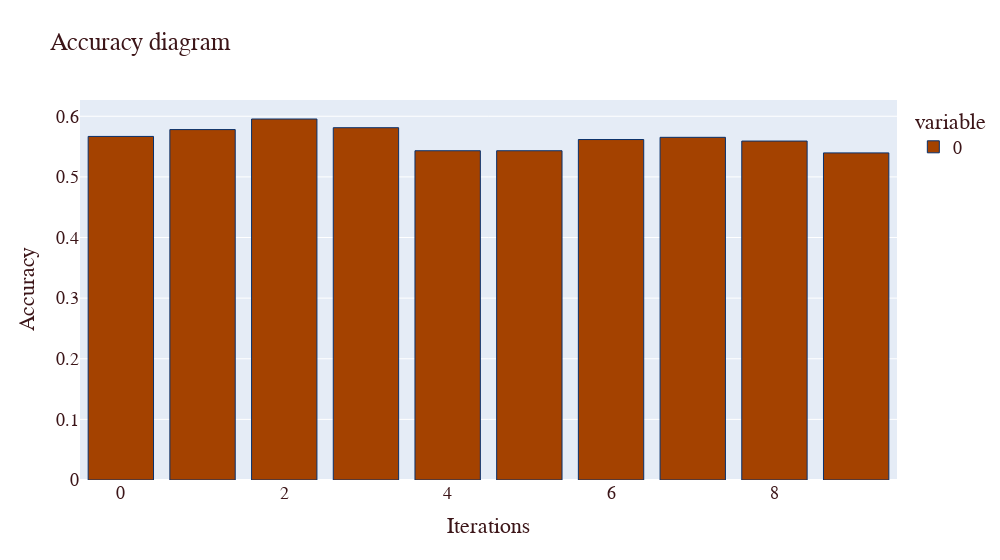
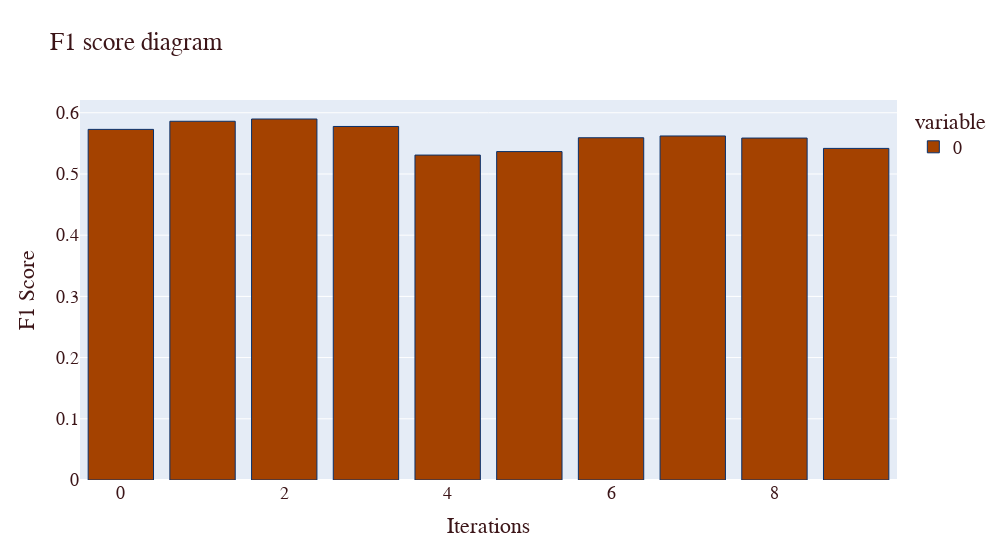

These figures' notebook cell, in order:
### Markdown cell above
## <span style="color:#69140e">Gaussian Naive Bayes</span>

### Code cell
model = GaussianNB()
modelStr = 'Gaussian Naive Bayes'
acc_score = []
f1_scores = []
k = 10
kf = KFold(n_splits=k, random_state=None)

for train_index , test_index in kf.split(Xtrain):
    X_train , X_test = X.iloc[train_index],X.iloc[test_index]
    y_train , y_test = y[train_index] , y[test_index]
     
    model.fit(X_train, y_train)
    pred_values = model.predict(X_test)
    
    accuracy = model.score(X_test, y_test)
    acc_score.append(accuracy)

    f1Score = f1_score(y_test, model.predict(X_test), average='macro')
    f1_scores.append(f1Score)
     
avg_acc_score = sum(acc_score)/k
avg_f1_score = sum(f1_scores)/k

if not (modelStr in metrics['Classifier'].unique()):
    metrics.loc[len(metrics)] = [modelStr, avg_acc_score, avg_f1_score]
else:
    index = metrics[metrics['Classifier']==modelStr].index.to_list()[0] 
    metrics.loc[index] = [modelStr, avg_acc_score, avg_f1_score]

figAccScores = px.bar(acc_score, title='Accuracy',width=1000)
figAccScores.update_layout(
    title="Accuracy diagram",
    xaxis_title="Iterations",
    yaxis_title="Accuracy",
    font=dict(
    family="Verdana, monospace",
    size=18,
    color="#3c1518")   
)
figAccScores.update_traces(marker_color='#a44200', marker_line_color='rgb(8,48,107)',
                  marker_line_width=1.0)
figF1Scores = px.bar(f1_scores, title='F1 Scores',width=1000)
figF1Scores.update_layout(
    title="F1 score diagram",
    xaxis_title="Iterations",
    yaxis_title="F1 Score",
    font=dict(
    family="Verdana, monospace",
    size=18,
    color="#3c1518")   
)
figF1Scores.update_traces(marker_color='#a44200', marker_line_color='rgb(8,48,107)',
                  marker_line_width=1.0)
figAccScores.show()
figF1Scores.show()

### Figure 1 — Plotly figure (JSON) as saved in the notebook; plotly's stock layout.template omitted (floating-point values rounded to 4 significant figures)
{"data": [{"alignmentgroup": "True", "hovertemplate": "variable=0<br>index=%{x}<br>value=%{y}<extra></extra>", "legendgroup": "0", "marker": {"color": "#a44200", "line": {"color": "rgb(8,48,107)", "width": 1}, "pattern": {"shape": ""}}, "name": "0", "offsetgroup": "0", "orientation": "v", "showlegend": true, "textposition": "auto", "type": "bar", "x": [0, 1, 2, 3, 4, 5, 6, 7, 8, 9], "xaxis": "x", "y": [0.5667, 0.578, 0.5955, 0.5811, 0.5431, 0.5431, 0.5616, 0.5653, 0.5591, 0.5396], "yaxis": "y"}], "layout": {"barmode": "relative", "font": {"color": "#3c1518", "family": "Verdana, monospace", "size": 18}, "legend": {"title": {"text": "variable"}, "tracegroupgap": 0}, "title": {"text": "Accuracy diagram"}, "width": 1000, "xaxis": {"anchor": "y", "domain": [0, 1], "title": {"text": "Iterations"}}, "yaxis": {"anchor": "x", "domain": [0, 1], "title": {"text": "Accuracy"}}}}

### Figure 2 — Plotly figure (JSON) as saved in the notebook; plotly's stock layout.template omitted (floating-point values rounded to 4 significant figures)
{"data": [{"alignmentgroup": "True", "hovertemplate": "variable=0<br>index=%{x}<br>value=%{y}<extra></extra>", "legendgroup": "0", "marker": {"color": "#a44200", "line": {"color": "rgb(8,48,107)", "width": 1}, "pattern": {"shape": ""}}, "name": "0", "offsetgroup": "0", "orientation": "v", "showlegend": true, "textposition": "auto", "type": "bar", "x": [0, 1, 2, 3, 4, 5, 6, 7, 8, 9], "xaxis": "x", "y": [0.5728, 0.5861, 0.5898, 0.5776, 0.5309, 0.5366, 0.5592, 0.5621, 0.5587, 0.5418], "yaxis": "y"}], "layout": {"barmode": "relative", "font": {"color": "#3c1518", "family": "Verdana, monospace", "size": 18}, "legend": {"title": {"text": "variable"}, "tracegroupgap": 0}, "title": {"text": "F1 score diagram"}, "width": 1000, "xaxis": {"anchor": "y", "domain": [0, 1], "title": {"text": "Iterations"}}, "yaxis": {"anchor": "x", "domain": [0, 1], "title": {"text": "F1 Score"}}}}
